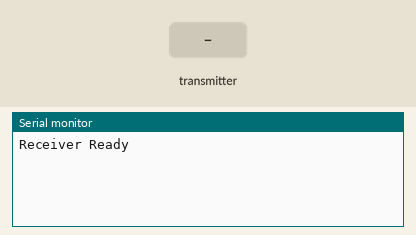
This sketch was run on a simulated Arduino Uno, built with avr-gcc and run on an emulated ATmega328P. Shown: the last lines printed to the serial monitor. The test bench sets the inputs (shaded band). No radio packets arrive unless stated.

Above: at 1.2 s.
1.3 s: the transmitter starts sending receivedData = 0
At 1.7 s:
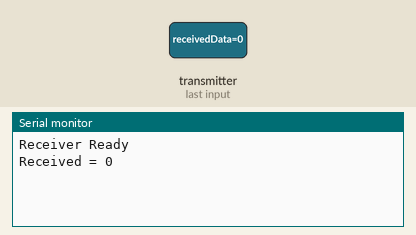
3.8 s: the transmitter starts sending receivedData = 1
At 5.1 s:
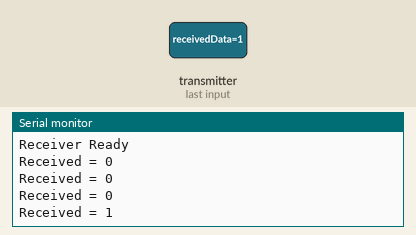

The sketch:

receiver.ino
```cpp
#include <SPI.h>
#include <nRF24L01.h>
#include <RF24.h>

RF24 radio(9, 10);

const byte address[6] = "00001";

char receivedData;

void setup()
{
    Serial.begin(9600);

    if (!radio.begin())
    {
        Serial.println("NRF Failed");
        while (1);
    }

    radio.setChannel(40); // 2440 MHz
    radio.setDataRate(RF24_1MBPS);
    radio.setAutoAck(false);
    radio.openReadingPipe(0, address);
    radio.startListening();

    Serial.println("Receiver Ready");
    Serial.println();
}

void loop()
{
    if (radio.available())
    {
        radio.read(&receivedData, sizeof(receivedData));

        if (receivedData == '0')
        {
            Serial.println("Received = 0");
        }
        else if (receivedData == '1')
        {
            Serial.println("Received = 1");
        }
        else
        {
            Serial.print("Unknown Data = ");
            Serial.println(receivedData);
        }

        delay(1000); // 1 second delay
    }
}
```

Measured:
- after the input at 1.3 s, the serial monitor: prints a new line at once (image 1)
- after the input at 3.8 s, the serial monitor: prints a new line after 0.50 s (image 2)
